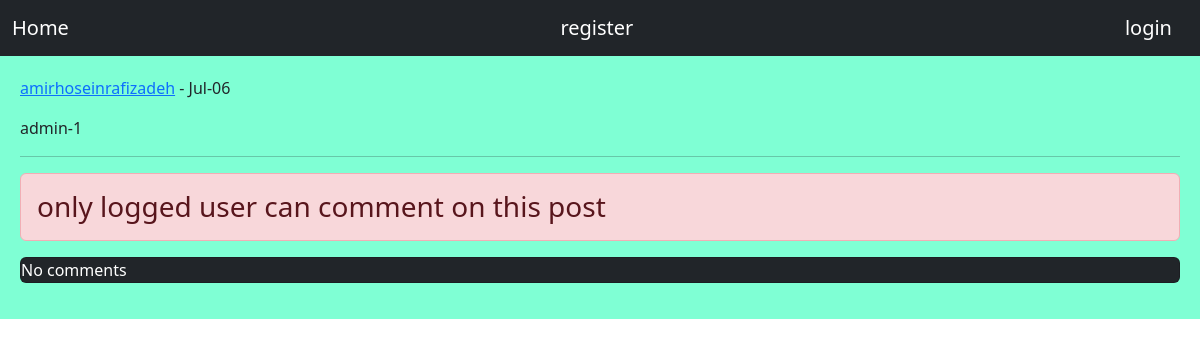
Before: /post/13/admin-1/ with the older database file.
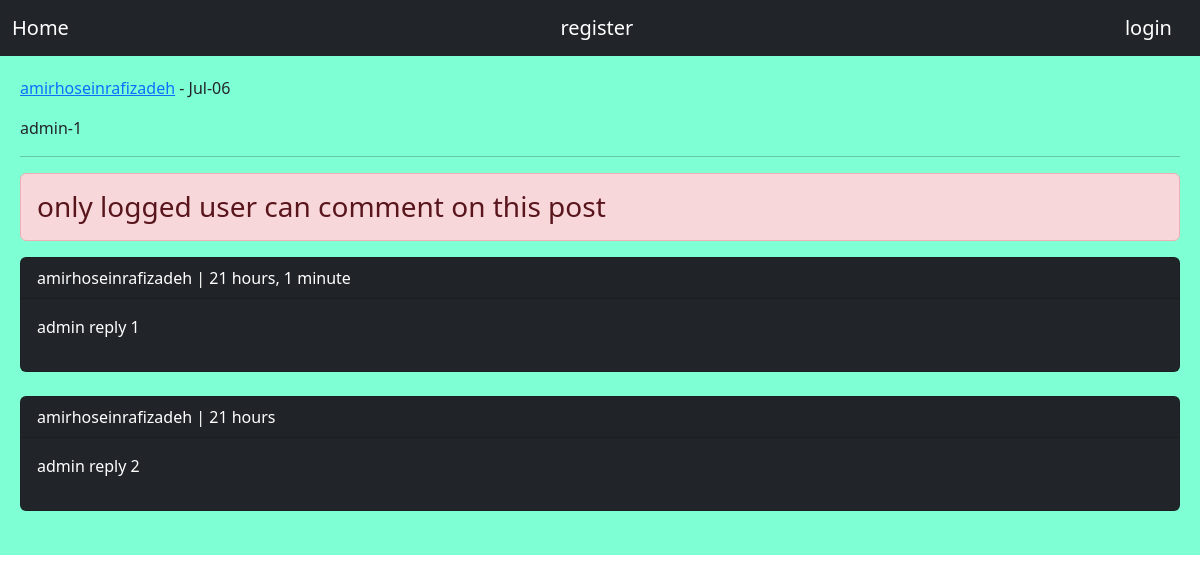
After: the same page with the newer database file.
### home/models.py (models this page shows, shortened)
class comments(models.Model):
    user = models.ForeignKey(User, on_delete=models.CASCADE, related_name='user_comments')
    post = models.ForeignKey(Posts, on_delete=models.CASCADE, related_name='post_comments')
    reply = models.ForeignKey('self', on_delete=models.CASCADE, related_name='reply_comments', null=True, blank=True)
    is_reply = models.BooleanField(default=False)
    body = models.TextField(max_length=100)
    created = models.DateTimeField(auto_now_add=True)

### home/views.py (the view, shortened to what this page needs)
# urls.py: path('post/<int:post_id>/<slug:post_slug>/', views.PostDetailView.as_view(), name='post_detail'),
class PostDetailView(View):
    form_class = CommentCreateForm
    form_class_reply = CommentReplyForm
    def setup(self, request, *args, **kwargs):
        self.post_instance = get_object_or_404(Posts, pk=kwargs['post_id'], slug=kwargs['post_slug'])
        return super().setup(request, *args, **kwargs)
    def get(self, request, *args, **kwargs):
        comments = self.post_instance.post_comments.filter(is_reply=False)
        return render(request, 'home/detail.html', {'post': self.post_instance, 'comments': comments, 'form':self.form_class, 'reply_form':self.form_class_reply})

### home/templates/home/detail.html (shortened to what this page needs)
{%extends 'base.html'%}
{%block content%}
<p><a href="{% url 'account:user_profile' post.user.id %}">{{ post.user.username }}</a> - {{ post.updated|date:"M-d" }}</p>
<p>{{ post.body }}</p><hr>
{% if request.user.is_authenticated %}
<form action="" method="post">
    {% csrf_token %}
    {{form.as_p}}
    <input type="submit" value="SEND">
</form><br>
{% else %}
<h3 class="alert alert-danger">only logged user can comment on this post</h3>
{% endif %}
{% for comment in comments %}
    <div class="card bg-dark text-white">
        <p class="card-header">{{comment.user}} | {{comment.created|timesince}}</p>
        <p class="card-body">{{comment.body}}</p>
    </div><br>
{% empty %}
<p class="card bg-dark text-white">No comments</p>
{% endfor %}
{%endblock%}

Changed rows visible on the page:
added comments: user "amirhoseinrafizadeh", created "21 hours, 1 minute", body "admin reply 1"
added comments: user "amirhoseinrafizadeh", created "21 hours", body "admin reply 2"
Other visible differences:
text no longer shown: "No comments"
